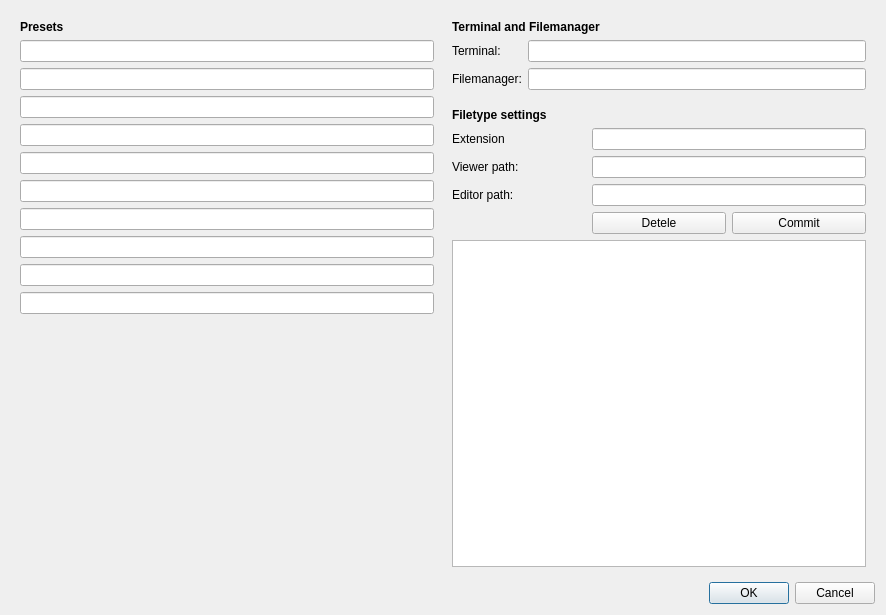
<?xml version="1.0" encoding="UTF-8"?>
<ui version="4.0">
 <class>ConfigWidget</class>
 <widget class="QDialog" name="ConfigWidget">
  <property name="geometry">
   <rect>
    <x>0</x>
    <y>0</y>
    <width>886</width>
    <height>615</height>
   </rect>
  </property>
  <property name="windowTitle">
   <string>Preferences</string>
  </property>
  <layout class="QVBoxLayout" name="verticalLayout_2">
   <item>
    <widget class="QWidget" name="widget_2" native="true">
     <layout class="QHBoxLayout" name="horizontalLayout">
      <property name="spacing">
       <number>0</number>
      </property>
      <property name="leftMargin">
       <number>0</number>
      </property>
      <property name="topMargin">
       <number>0</number>
      </property>
      <property name="rightMargin">
       <number>0</number>
      </property>
      <property name="bottomMargin">
       <number>0</number>
      </property>
      <item>
       <widget class="QWidget" name="widget" native="true">
        <layout class="QVBoxLayout" name="verticalLayout">
         <item>
          <widget class="QLabel" name="label">
           <property name="sizePolicy">
            <sizepolicy hsizetype="Preferred" vsizetype="Maximum">
             <horstretch>0</horstretch>
             <verstretch>0</verstretch>
            </sizepolicy>
           </property>
           <property name="maximumSize">
            <size>
             <width>16777215</width>
             <height>198</height>
            </size>
           </property>
           <property name="font">
            <font>
             <weight>75</weight>
             <bold>true</bold>
            </font>
           </property>
           <property name="text">
            <string>Presets</string>
           </property>
          </widget>
         </item>
         <item>
          <widget class="QLineEdit" name="preset0"/>
         </item>
         <item>
          <widget class="QLineEdit" name="preset1"/>
         </item>
         <item>
          <widget class="QLineEdit" name="preset2"/>
         </item>
         <item>
          <widget class="QLineEdit" name="preset3"/>
         </item>
         <item>
          <widget class="QLineEdit" name="preset4"/>
         </item>
         <item>
          <widget class="QLineEdit" name="preset5"/>
         </item>
         <item>
          <widget class="QLineEdit" name="preset6"/>
         </item>
         <item>
          <widget class="QLineEdit" name="preset7"/>
         </item>
         <item>
          <widget class="QLineEdit" name="preset8"/>
         </item>
         <item>
          <widget class="QLineEdit" name="preset9"/>
         </item>
         <item>
          <spacer name="verticalSpacer">
           <property name="orientation">
            <enum>Qt::Vertical</enum>
           </property>
           <property name="sizeHint" stdset="0">
            <size>
             <width>20</width>
             <height>40</height>
            </size>
           </property>
          </spacer>
         </item>
        </layout>
       </widget>
      </item>
      <item>
       <widget class="QWidget" name="widget_3" native="true">
        <layout class="QVBoxLayout" name="verticalLayout_3">
         <property name="spacing">
          <number>0</number>
         </property>
         <property name="leftMargin">
          <number>0</number>
         </property>
         <property name="topMargin">
          <number>0</number>
         </property>
         <property name="rightMargin">
          <number>0</number>
         </property>
         <property name="bottomMargin">
          <number>0</number>
         </property>
         <item>
          <widget class="QWidget" name="widget_4" native="true">
           <layout class="QGridLayout" name="gridLayout">
            <item row="0" column="0" colspan="2">
             <widget class="QLabel" name="label_2">
              <property name="sizePolicy">
               <sizepolicy hsizetype="Preferred" vsizetype="Maximum">
                <horstretch>0</horstretch>
                <verstretch>0</verstretch>
               </sizepolicy>
              </property>
              <property name="maximumSize">
               <size>
                <width>16777215</width>
                <height>177</height>
               </size>
              </property>
              <property name="font">
               <font>
                <weight>75</weight>
                <bold>true</bold>
               </font>
              </property>
              <property name="text">
               <string>Terminal and Filemanager</string>
              </property>
             </widget>
            </item>
            <item row="1" column="0">
             <widget class="QLabel" name="label_4">
              <property name="text">
               <string>Terminal:</string>
              </property>
             </widget>
            </item>
            <item row="1" column="1">
             <widget class="QLineEdit" name="terminal"/>
            </item>
            <item row="2" column="0">
             <widget class="QLabel" name="label_5">
              <property name="text">
               <string>Filemanager:</string>
              </property>
             </widget>
            </item>
            <item row="2" column="1">
             <widget class="QLineEdit" name="filemanager"/>
            </item>
           </layout>
          </widget>
         </item>
         <item>
          <widget class="QWidget" name="widget_5" native="true">
           <property name="sizePolicy">
            <sizepolicy hsizetype="Preferred" vsizetype="Expanding">
             <horstretch>0</horstretch>
             <verstretch>0</verstretch>
            </sizepolicy>
           </property>
           <layout class="QGridLayout" name="gridLayout_2">
            <item row="3" column="1" colspan="2">
             <widget class="QLineEdit" name="editorPath"/>
            </item>
            <item row="3" column="0">
             <widget class="QLabel" name="label_8">
              <property name="text">
               <string>Editor path:</string>
              </property>
             </widget>
            </item>
            <item row="1" column="0">
             <widget class="QLabel" name="label_6">
              <property name="text">
               <string>Extension</string>
              </property>
             </widget>
            </item>
            <item row="2" column="0">
             <widget class="QLabel" name="label_7">
              <property name="text">
               <string>Viewer path:</string>
              </property>
             </widget>
            </item>
            <item row="6" column="0" colspan="3">
             <widget class="QListWidget" name="extensionlist">
              <property name="editTriggers">
               <set>QAbstractItemView::NoEditTriggers</set>
              </property>
              <property name="showDropIndicator" stdset="0">
               <bool>false</bool>
              </property>
              <property name="selectionBehavior">
               <enum>QAbstractItemView::SelectRows</enum>
              </property>
              <property name="sortingEnabled">
               <bool>true</bool>
              </property>
             </widget>
            </item>
            <item row="0" column="0" colspan="2">
             <widget class="QLabel" name="label_3">
              <property name="font">
               <font>
                <weight>75</weight>
                <bold>true</bold>
               </font>
              </property>
              <property name="text">
               <string>Filetype settings</string>
              </property>
             </widget>
            </item>
            <item row="1" column="1" colspan="2">
             <widget class="QLineEdit" name="extension"/>
            </item>
            <item row="2" column="1" colspan="2">
             <widget class="QLineEdit" name="viewerpath"/>
            </item>
            <item row="5" column="1">
             <widget class="HoverButton" name="btnDelete">
              <property name="text">
               <string>Detele</string>
              </property>
             </widget>
            </item>
            <item row="5" column="2">
             <widget class="HoverButton" name="btnCommit">
              <property name="text">
               <string>Commit</string>
              </property>
             </widget>
            </item>
           </layout>
          </widget>
         </item>
        </layout>
       </widget>
      </item>
     </layout>
    </widget>
   </item>
   <item>
    <widget class="QDialogButtonBox" name="buttonBox">
     <property name="orientation">
      <enum>Qt::Horizontal</enum>
     </property>
     <property name="standardButtons">
      <set>QDialogButtonBox::Cancel|QDialogButtonBox::Ok</set>
     </property>
    </widget>
   </item>
  </layout>
 </widget>
 <customwidgets>
  <customwidget>
   <class>HoverButton</class>
   <extends>QPushButton</extends>
   <header>hoverbutton.h</header>
  </customwidget>
 </customwidgets>
 <tabstops>
  <tabstop>buttonBox</tabstop>
  <tabstop>preset0</tabstop>
  <tabstop>preset1</tabstop>
  <tabstop>preset2</tabstop>
  <tabstop>preset3</tabstop>
  <tabstop>preset4</tabstop>
  <tabstop>preset5</tabstop>
  <tabstop>preset6</tabstop>
  <tabstop>preset7</tabstop>
  <tabstop>preset8</tabstop>
  <tabstop>preset9</tabstop>
  <tabstop>terminal</tabstop>
  <tabstop>filemanager</tabstop>
  <tabstop>extension</tabstop>
  <tabstop>viewerpath</tabstop>
  <tabstop>editorPath</tabstop>
  <tabstop>btnDelete</tabstop>
  <tabstop>btnCommit</tabstop>
  <tabstop>extensionlist</tabstop>
 </tabstops>
 <resources/>
 <connections>
  <connection>
   <sender>buttonBox</sender>
   <signal>accepted()</signal>
   <receiver>ConfigWidget</receiver>
   <slot>accept()</slot>
   <hints>
    <hint type="sourcelabel">
     <x>266</x>
     <y>605</y>
    </hint>
    <hint type="destinationlabel">
     <x>157</x>
     <y>274</y>
    </hint>
   </hints>
  </connection>
  <connection>
   <sender>buttonBox</sender>
   <signal>rejected()</signal>
   <receiver>ConfigWidget</receiver>
   <slot>reject()</slot>
   <hints>
    <hint type="sourcelabel">
     <x>334</x>
     <y>605</y>
    </hint>
    <hint type="destinationlabel">
     <x>286</x>
     <y>274</y>
    </hint>
   </hints>
  </connection>
 </connections>
</ui>
